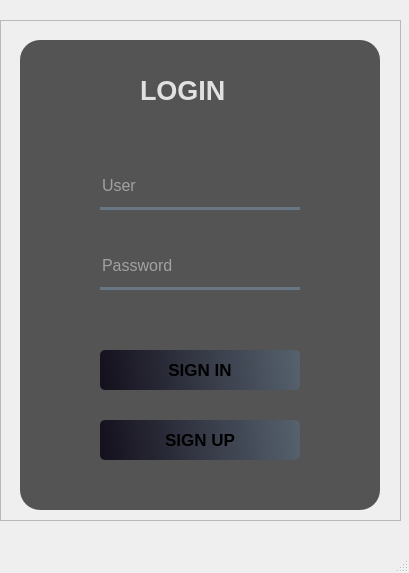
<?xml version="1.0" encoding="UTF-8"?>
<ui version="4.0">
 <class>MainWindow1</class>
 <widget class="QMainWindow" name="MainWindow1">
  <property name="geometry">
   <rect>
    <x>0</x>
    <y>0</y>
    <width>409</width>
    <height>573</height>
   </rect>
  </property>
  <property name="windowTitle">
   <string>MainWindow</string>
  </property>
  <widget class="QWidget" name="centralwidget">
   <widget class="QFrame" name="frame">
    <property name="geometry">
     <rect>
      <x>0</x>
      <y>20</y>
      <width>401</width>
      <height>501</height>
     </rect>
    </property>
    <property name="frameShape">
     <enum>QFrame::StyledPanel</enum>
    </property>
    <property name="frameShadow">
     <enum>QFrame::Raised</enum>
    </property>
    <widget class="QLabel" name="opacityLabel">
     <property name="geometry">
      <rect>
       <x>20</x>
       <y>20</y>
       <width>360</width>
       <height>470</height>
      </rect>
     </property>
     <property name="styleSheet">
      <string notr="true">background-color: rgba(0, 0, 0, 165);
border-radius: 20px;</string>
     </property>
     <property name="text">
      <string/>
     </property>
    </widget>
    <widget class="QLabel" name="menuTitleLabel">
     <property name="geometry">
      <rect>
       <x>140</x>
       <y>50</y>
       <width>111</width>
       <height>40</height>
      </rect>
     </property>
     <property name="font">
      <font>
       <pointsize>20</pointsize>
       <weight>75</weight>
       <bold>true</bold>
      </font>
     </property>
     <property name="styleSheet">
      <string notr="true">color: rgba(255, 255, 255, 210);</string>
     </property>
     <property name="text">
      <string>LOGIN</string>
     </property>
    </widget>
    <widget class="QPushButton" name="signinButton">
     <property name="geometry">
      <rect>
       <x>100</x>
       <y>330</y>
       <width>200</width>
       <height>40</height>
      </rect>
     </property>
     <property name="font">
      <font>
       <pointsize>13</pointsize>
       <weight>75</weight>
       <bold>true</bold>
      </font>
     </property>
     <property name="styleSheet">
      <string notr="true">QPushButton#signinButton {
	background-color: qlineargradient(spread:pad, x1:0, y1:0.505682, x2:1, y2:0.477, stop:0 rgba(10, 5, 20, 219), stop:1 rgba(85, 98, 112, 226));
	border-radius: 5px;
}
QPushButton#signinButton:hover {
	background-color: qlineargradient(spread:pad, x1:0, y1:0.505682, x2:1, y2:0.477, stop:0 rgba(10, 5, 20, 219), stop:1 rgba(105, 118, 132, 226));
}
QPushButton#signinButton:pressed{
	padding-left: 5px;
	padding-top:5px;
	background-color:rgba(105, 118, 132, 220)
}</string>
     </property>
     <property name="text">
      <string>SIGN IN</string>
     </property>
    </widget>
    <widget class="QLineEdit" name="userLine">
     <property name="geometry">
      <rect>
       <x>100</x>
       <y>150</y>
       <width>200</width>
       <height>40</height>
      </rect>
     </property>
     <property name="font">
      <font>
       <pointsize>12</pointsize>
      </font>
     </property>
     <property name="styleSheet">
      <string notr="true">background-color: rgba(0, 0, 0, 0);
border: none;
border-bottom: 3px solid rgba(105, 118, 132, 255);
color: rgba(255, 255, 255, 230);
padding-bottom: 7px;</string>
     </property>
     <property name="placeholderText">
      <string>User</string>
     </property>
    </widget>
    <widget class="QLineEdit" name="passwordLine">
     <property name="geometry">
      <rect>
       <x>100</x>
       <y>230</y>
       <width>200</width>
       <height>40</height>
      </rect>
     </property>
     <property name="font">
      <font>
       <pointsize>12</pointsize>
      </font>
     </property>
     <property name="styleSheet">
      <string notr="true">background-color: rgba(0, 0, 0, 0);
border: none;
border-bottom: 3px solid rgba(105, 118, 132, 255);
color: rgba(255, 255, 255, 230);
padding-bottom: 7px;</string>
     </property>
     <property name="echoMode">
      <enum>QLineEdit::Password</enum>
     </property>
     <property name="placeholderText">
      <string>Password</string>
     </property>
    </widget>
    <widget class="QPushButton" name="signupButton">
     <property name="geometry">
      <rect>
       <x>100</x>
       <y>400</y>
       <width>200</width>
       <height>40</height>
      </rect>
     </property>
     <property name="font">
      <font>
       <pointsize>13</pointsize>
       <weight>75</weight>
       <bold>true</bold>
      </font>
     </property>
     <property name="styleSheet">
      <string notr="true">QPushButton#signupButton {
	background-color: qlineargradient(spread:pad, x1:0, y1:0.505682, x2:1, y2:0.477, stop:0 rgba(10, 5, 20, 219), stop:1 rgba(85, 98, 112, 226));
	border-radius: 5px;
}
QPushButton#signupButton:hover {
	background-color: qlineargradient(spread:pad, x1:0, y1:0.505682, x2:1, y2:0.477, stop:0 rgba(10, 5, 20, 219), stop:1 rgba(105, 118, 132, 226));
}
QPushButton#signupButton:pressed{
	padding-left: 5px;
	padding-top:5px;
	background-color:rgba(105, 118, 132, 220)
}</string>
     </property>
     <property name="text">
      <string>SIGN UP</string>
     </property>
    </widget>
   </widget>
  </widget>
  <widget class="QMenuBar" name="menubar">
   <property name="geometry">
    <rect>
     <x>0</x>
     <y>0</y>
     <width>409</width>
     <height>26</height>
    </rect>
   </property>
  </widget>
  <widget class="QStatusBar" name="statusbar"/>
 </widget>
 <resources/>
 <connections/>
</ui>
